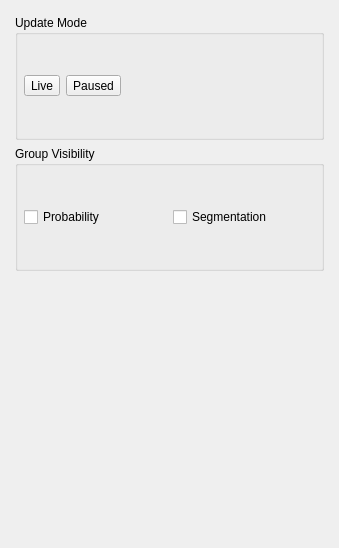
<?xml version="1.0" encoding="UTF-8"?>
<ui version="4.0">
 <class>Form</class>
 <widget class="QWidget" name="Form">
  <property name="geometry">
   <rect>
    <x>0</x>
    <y>0</y>
    <width>339</width>
    <height>548</height>
   </rect>
  </property>
  <property name="sizePolicy">
   <sizepolicy hsizetype="Preferred" vsizetype="Maximum">
    <horstretch>0</horstretch>
    <verstretch>0</verstretch>
   </sizepolicy>
  </property>
  <property name="windowTitle">
   <string>Form</string>
  </property>
  <layout class="QVBoxLayout" name="verticalLayout_3">
   <property name="spacing">
    <number>6</number>
   </property>
   <property name="margin">
    <number>6</number>
   </property>
   <item>
    <widget class="QWidget" name="viewerControls" native="true">
     <property name="sizePolicy">
      <sizepolicy hsizetype="Preferred" vsizetype="Expanding">
       <horstretch>0</horstretch>
       <verstretch>0</verstretch>
      </sizepolicy>
     </property>
     <layout class="QVBoxLayout" name="verticalLayout_2">
      <item>
       <layout class="QVBoxLayout" name="verticalLayout_6">
        <item>
         <widget class="QGroupBox" name="groupBox_3">
          <property name="title">
           <string>Update Mode</string>
          </property>
          <layout class="QHBoxLayout" name="horizontalLayout">
           <property name="margin">
            <number>6</number>
           </property>
           <item>
            <widget class="QToolButton" name="liveUpdateButton">
             <property name="text">
              <string>Live</string>
             </property>
             <property name="checkable">
              <bool>true</bool>
             </property>
             <property name="autoExclusive">
              <bool>true</bool>
             </property>
             <property name="toolButtonStyle">
              <enum>Qt::ToolButtonTextBesideIcon</enum>
             </property>
            </widget>
           </item>
           <item>
            <widget class="QToolButton" name="pauseUpdateButton">
             <property name="text">
              <string>Paused</string>
             </property>
             <property name="checkable">
              <bool>true</bool>
             </property>
             <property name="autoExclusive">
              <bool>true</bool>
             </property>
             <property name="toolButtonStyle">
              <enum>Qt::ToolButtonTextBesideIcon</enum>
             </property>
            </widget>
           </item>
           <item>
            <spacer name="horizontalSpacer_3">
             <property name="orientation">
              <enum>Qt::Horizontal</enum>
             </property>
             <property name="sizeHint" stdset="0">
              <size>
               <width>40</width>
               <height>20</height>
              </size>
             </property>
            </spacer>
           </item>
          </layout>
         </widget>
        </item>
        <item>
         <widget class="QGroupBox" name="groupBox">
          <property name="title">
           <string>Group Visibility</string>
          </property>
          <layout class="QHBoxLayout" name="horizontalLayout_3">
           <property name="margin">
            <number>6</number>
           </property>
           <item>
            <widget class="QCheckBox" name="checkShowPredictions">
             <property name="text">
              <string>Probability</string>
             </property>
            </widget>
           </item>
           <item>
            <widget class="QCheckBox" name="checkShowSegmentation">
             <property name="text">
              <string>Segmentation</string>
             </property>
            </widget>
           </item>
          </layout>
         </widget>
        </item>
       </layout>
      </item>
      <item>
       <widget class="ViewerControls" name="viewerControls" native="true"/>
      </item>
     </layout>
    </widget>
   </item>
  </layout>
 </widget>
 <customwidgets>
  <customwidget>
   <class>ViewerControls</class>
   <extends>QWidget</extends>
   <header>ilastik.widgets.viewerControls</header>
  </customwidget>
 </customwidgets>
 <resources/>
 <connections/>
</ui>
